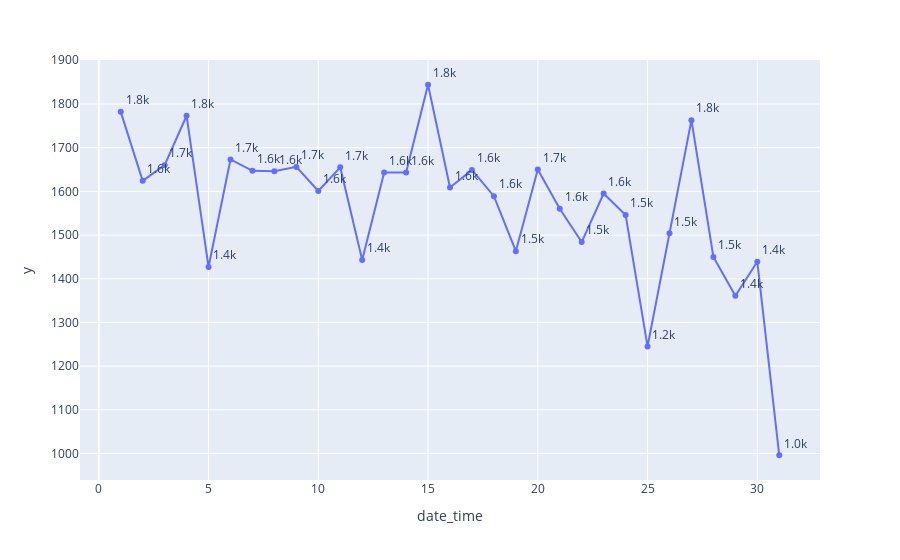

Source (notebook cell):
### Code cell
a = pizza_order.groupby(by=pizza_order.index.day)['order_id'].count()
trace = px.line(a,
    x=a.index,
    y=a.values,
    markers=True,
    text=a.values,
)
trace.update_traces(texttemplate="%{text:.2s}", textposition='top right')

### Figure 1 — Plotly figure (JSON) as saved in the notebook; plotly's stock layout.template omitted (floating-point values rounded to 4 significant figures)
{"data": [{"hovertemplate": "date_time=%{x}<br>y=%{y}<br>text=%{text}<extra></extra>", "legendgroup": "", "line": {"color": "#636efa", "dash": "solid"}, "marker": {"symbol": "circle"}, "mode": "text+lines+markers", "name": "", "orientation": "v", "showlegend": false, "text": [1782, 1624, 1660, 1773, 1427, 1673, 1647, 1646, 1656, 1601, 1655, 1443, 1643, 1643, 1844, 1609, 1649, 1589, 1463, 1650, 1560, 1484, 1595, 1546, 1245, 1504, 1763, 1450, 1361, 1439, 996], "textposition": "top right", "texttemplate": "%{text:.2s}", "type": "scatter", "x": [1, 2, 3, 4, 5, 6, 7, 8, 9, 10, 11, 12, 13, 14, 15, 16, 17, 18, 19, 20, 21, 22, 23, 24, 25, 26, 27, 28, 29, 30, 31], "xaxis": "x", "y": [1782, 1624, 1660, 1773, 1427, 1673, 1647, 1646, 1656, 1601, 1655, 1443, 1643, 1643, 1844, 1609, 1649, 1589, 1463, 1650, 1560, 1484, 1595, 1546, 1245, 1504, 1763, 1450, 1361, 1439, 996], "yaxis": "y"}], "layout": {"legend": {"tracegroupgap": 0}, "margin": {"t": 60}, "xaxis": {"anchor": "y", "domain": [0, 1], "title": {"text": "date_time"}}, "yaxis": {"anchor": "x", "domain": [0, 1], "title": {"text": "y"}}}}
